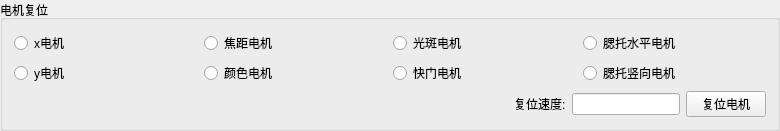
            <widget class="QGroupBox" name="groupBox_resetMotor">
             <property name="sizePolicy">
              <sizepolicy hsizetype="Preferred" vsizetype="Preferred">
               <horstretch>0</horstretch>
               <verstretch>0</verstretch>
              </sizepolicy>
             </property>
             <property name="title">
              <string>电机复位</string>
             </property>
             <layout class="QVBoxLayout" name="verticalLayout_15">
              <item>
               <layout class="QGridLayout" name="gridLayout">
                <item row="0" column="0">
                 <widget class="QRadioButton" name="radioButton_xMotor">
                  <property name="text">
                   <string>x电机</string>
                  </property>
                 </widget>
                </item>
                <item row="0" column="1">
                 <widget class="QRadioButton" name="radioButton_focusMotor">
                  <property name="text">
                   <string>焦距电机</string>
                  </property>
                 </widget>
                </item>
                <item row="0" column="2">
                 <widget class="QRadioButton" name="radioButton_spotMotor">
                  <property name="text">
                   <string>光斑电机</string>
                  </property>
                 </widget>
                </item>
                <item row="0" column="3">
                 <widget class="QRadioButton" name="radioButton_chinHozMotor">
                  <property name="text">
                   <string>腮托水平电机</string>
                  </property>
                 </widget>
                </item>
                <item row="1" column="0">
                 <widget class="QRadioButton" name="radioButton_yMotor">
                  <property name="text">
                   <string>y电机</string>
                  </property>
                 </widget>
                </item>
                <item row="1" column="1">
                 <widget class="QRadioButton" name="radioButton_colorMotor">
                  <property name="text">
                   <string>颜色电机</string>
                  </property>
                 </widget>
                </item>
                <item row="1" column="2">
                 <widget class="QRadioButton" name="radioButton_shutterMotor">
                  <property name="text">
                   <string>快门电机</string>
                  </property>
                 </widget>
                </item>
                <item row="1" column="3">
                 <widget class="QRadioButton" name="radioButton_chinVertMotor">
                  <property name="text">
                   <string>腮托竖向电机</string>
                  </property>
                 </widget>
                </item>
               </layout>
              </item>
              <item>
               <layout class="QHBoxLayout" name="horizontalLayout_14">
                <item>
                 <spacer name="horizontalSpacer_26">
                  <property name="orientation">
                   <enum>Qt::Horizontal</enum>
                  </property>
                  <property name="sizeHint" stdset="0">
                   <size>
                    <width>500</width>
                    <height>20</height>
                   </size>
                  </property>
                 </spacer>
                </item>
                <item>
                 <widget class="QLabel" name="label_32">
                  <property name="text">
                   <string>复位速度:</string>
                  </property>
                 </widget>
                </item>
                <item>
                 <widget class="QLineEdit" name="lineEdit_resetSpeed">
                  <property name="minimumSize">
                   <size>
                    <width>40</width>
                    <height>0</height>
                   </size>
                  </property>
                 </widget>
                </item>
                <item>
                 <widget class="QPushButton" name="pushButton_resetCheckedMotors">
                  <property name="text">
                   <string>复位电机</string>
                  </property>
                 </widget>
                </item>
               </layout>
              </item>
             </layout>
            </widget>
